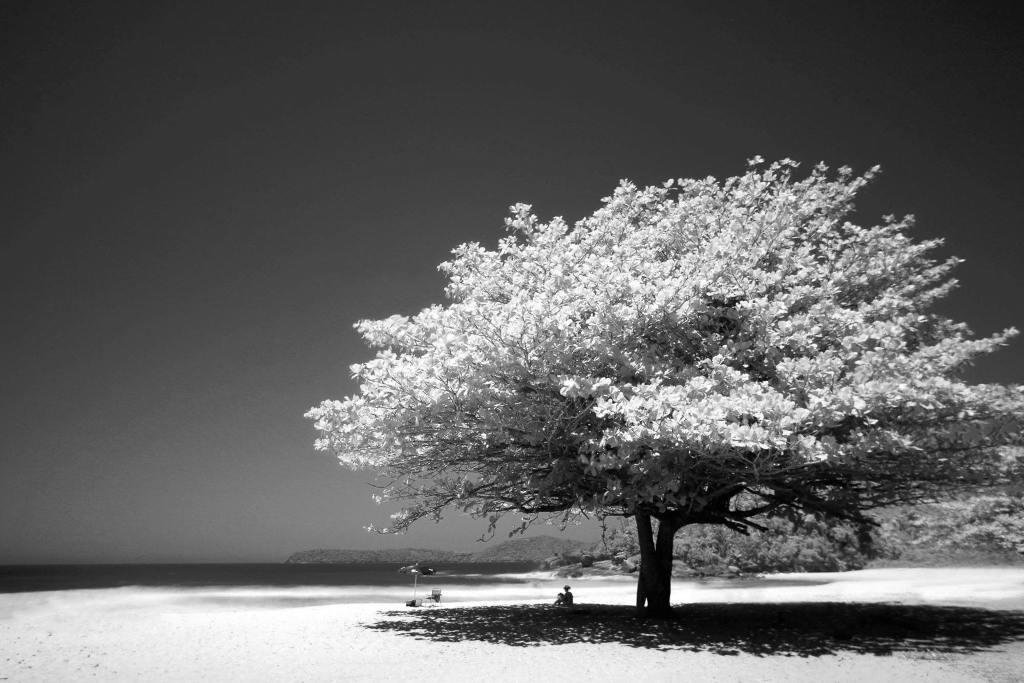
#> input picture grey_scale_image.jpg, 2048 x 1365 px (shown at 1/2 size)
$ python bscs23177.py
#> lines starting #> are read from the running program, lines starting #| are printed output that depends on the picture
import cv2
import matplotlib.pyplot as plt
import numpy as np


grayscale_image = cv2.imread('grey_scale_image.jpg', cv2.IMREAD_GRAYSCALE)
#> grayscale_image is the input picture: shape (1365, 2048); min 0, max 255, mean 99.3
rgb_image = cv2.imread('RGB_image.jpg', cv2.IMREAD_COLOR)
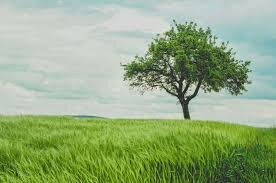
#> input picture RGB_image.jpg, 276 x 183 px
#> rgb_image is the input picture: shape (183, 276, 3); mean B, G, R 130.5, 172.2, 149.5
rgb_image = cv2.cvtColor(rgb_image, cv2.COLOR_BGR2RGB)

plt.figure(figsize=(10, 5))

plt.subplot(1, 2, 1)
plt.imshow(grayscale_image, cmap='gray')
plt.title('Grayscale Image')
plt.axis('off')

plt.subplot(1, 2, 2)
plt.imshow(rgb_image)
plt.title('RGB Image')
plt.axis('off')

plt.show()


print(f"Grayscale image dimensions: {grayscale_image.shape}")
#| Grayscale image dimensions: (1365, 2048)
print(f"RGB image dimensions: {rgb_image.shape}")
#| RGB image dimensions: (183, 276, 3)

print("##############################################")

#task 2


red_channel = rgb_image[:, :, 0]
green_channel = rgb_image[:, :, 1]
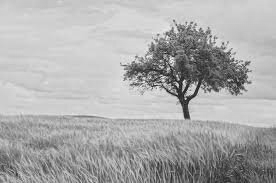
#> green_channel: shape (183, 276); min 18, max 253, mean 172.2
blue_channel = rgb_image[:, :, 2]
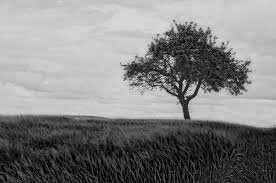
#> blue_channel: shape (183, 276); min 0, max 230, mean 130.5


plt.figure(figsize=(15, 5))


plt.subplot(1, 3, 1)
plt.imshow(red_channel, cmap='Reds')
plt.title('Red Channel')
plt.axis('off')


plt.subplot(1, 3, 2)
plt.imshow(green_channel, cmap='Greens')
plt.title('Green Channel')
plt.axis('off')


plt.subplot(1, 3, 3)
plt.imshow(blue_channel, cmap='Blues')
plt.title('Blue Channel')
plt.axis('off')

plt.show()


print("##############################################")

#task 3
manual_grayscale_image = rgb_image.mean(axis=2).astype('uint8')
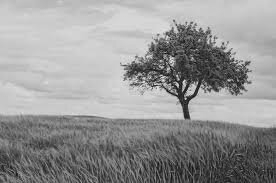
#> manual_grayscale_image: shape (183, 276); min 7, max 234, mean 150.4

plt.figure(figsize=(10, 5))

plt.subplot(1, 2, 1)
plt.imshow(manual_grayscale_image, cmap='gray')
plt.title('Manual Grayscale Image')
plt.axis('off')

builtin_grayscale_image = cv2.cvtColor(rgb_image, cv2.COLOR_RGB2GRAY)
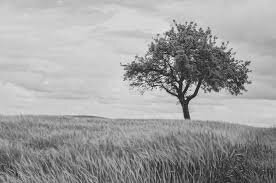
#> builtin_grayscale_image: shape (183, 276); min 13, max 241, mean 160.6

plt.subplot(1, 2, 2)
plt.imshow(builtin_grayscale_image, cmap='gray')
plt.title('Built-in Grayscale Image')
plt.axis('off')

plt.show()


print(f"Manual grayscale image dimensions: {manual_grayscale_image.shape}")
#| Manual grayscale image dimensions: (183, 276)
print(f"Built-in grayscale image dimensions: {builtin_grayscale_image.shape}")
#| Built-in grayscale image dimensions: (183, 276)


print("##############################################")

#task 4


manual_resized_image = grayscale_image[::2, ::2]

plt.figure(figsize=(10, 5))

plt.subplot(1, 2, 1)
plt.imshow(manual_resized_image, cmap='gray')
plt.title('Manual Resized Image')
plt.axis('off')

builtin_resized_image = cv2.resize(grayscale_image, (grayscale_image.shape[1] // 2, grayscale_image.shape[0] // 2))

plt.subplot(1, 2, 2)
plt.imshow(builtin_resized_image, cmap='gray')
plt.title('Built-in Resized Image')
plt.axis('off')

plt.show()

print(f"Manual resized image dimensions: {manual_resized_image.shape}")
#| Manual resized image dimensions: (683, 1024)
print(f"Built-in resized image dimensions: {builtin_resized_image.shape}")
#| Built-in resized image dimensions: (682, 1024)


print("##############################################")

#task 5

manual_rotated_image = np.rot90(grayscale_image, k=-1)
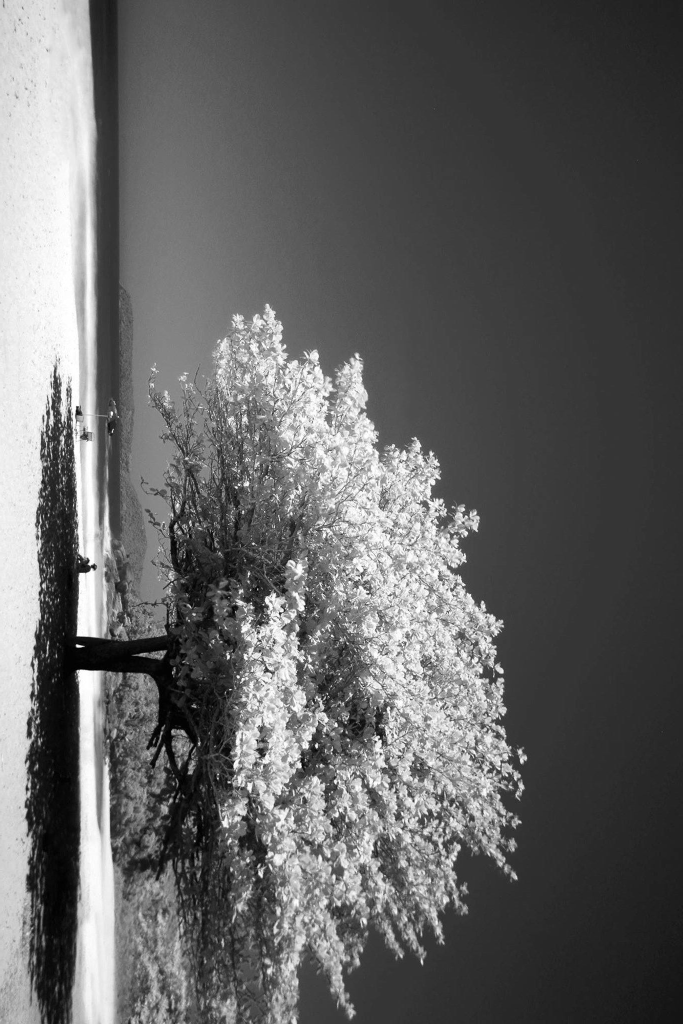
#> manual_rotated_image: shape (2048, 1365) (shown at 1/2 size); min 0, max 255, mean 99.3

plt.figure(figsize=(10, 5))

plt.subplot(1, 2, 1)
plt.imshow(manual_rotated_image, cmap='gray')
plt.title('Manual Rotated Image')
plt.axis('off')

builtin_rotated_image = cv2.rotate(grayscale_image, cv2.ROTATE_90_CLOCKWISE)

plt.subplot(1, 2, 2)
plt.imshow(builtin_rotated_image, cmap='gray')
plt.title('Built-in Rotated Image')
plt.axis('off')

plt.show()

print(f"Manual rotated image dimensions: {manual_rotated_image.shape}")
#| Manual rotated image dimensions: (2048, 1365)
print(f"Built-in rotated image dimensions: {builtin_rotated_image.shape}")
#| Built-in rotated image dimensions: (2048, 1365)

print("##############################################")

#task 6

translation_matrix = np.float32([[1, 0, 300], [0, 1, 200]])


translated_image = cv2.warpAffine(grayscale_image, translation_matrix, (grayscale_image.shape[1], grayscale_image.shape[0]))
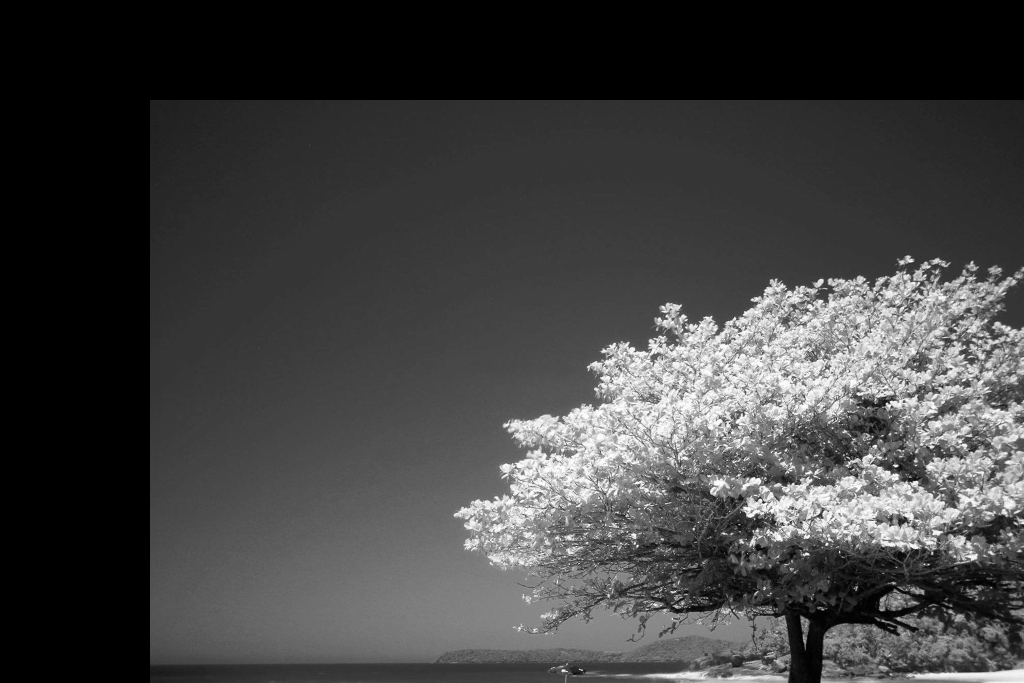
#> translated_image: shape (1365, 2048) (shown at 1/2 size); min 0, max 255, mean 64.7


plt.figure(figsize=(10, 5))
plt.imshow(translated_image, cmap='gray')
plt.title('Translated Image')
plt.axis('off')
plt.show()


print(f"Translated image dimensions: {translated_image.shape}")
#| Translated image dimensions: (1365, 2048)


print("##############################################")

#task 7


cv2.imwrite('manual_grayscale_image.jpg', manual_grayscale_image)


cv2.imwrite('builtin_grayscale_image.jpg', builtin_grayscale_image)


cv2.imwrite('manual_resized_image.jpg', manual_resized_image)


cv2.imwrite('builtin_resized_image.jpg', builtin_resized_image)


cv2.imwrite('manual_rotated_image.jpg', manual_rotated_image)


cv2.imwrite('builtin_rotated_image.jpg', builtin_rotated_image)


cv2.imwrite('translated_image.jpg', translated_image)
